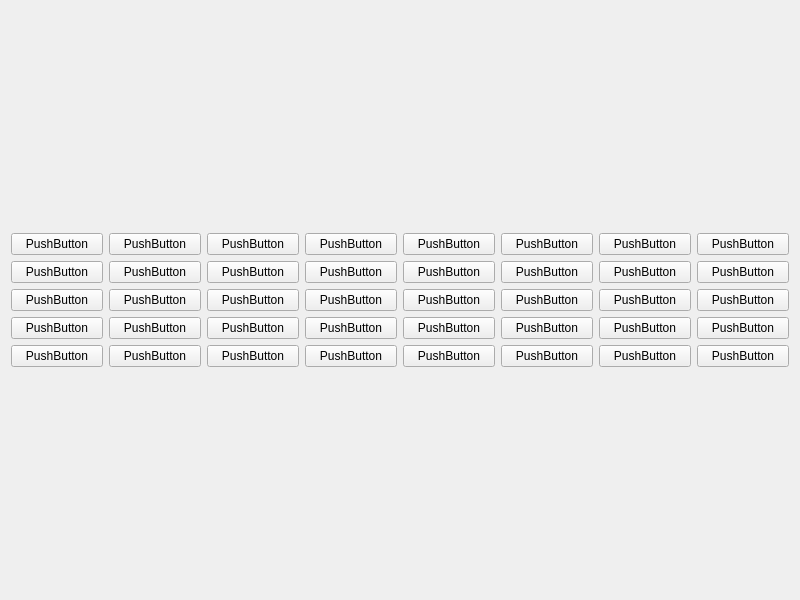
<?xml version="1.0" encoding="UTF-8"?>
<ui version="4.0">
 <class>MainWidgetClass</class>
 <widget class="QWidget" name="MainWidgetClass">
  <property name="geometry">
   <rect>
    <x>0</x>
    <y>0</y>
    <width>800</width>
    <height>600</height>
   </rect>
  </property>
  <property name="windowTitle">
   <string>MainWidget</string>
  </property>
  <layout class="QGridLayout" name="gridLayout">
   <item row="1" column="0">
    <layout class="QVBoxLayout" name="verticalLayout_3" stretch="1,8">
     <property name="spacing">
      <number>2</number>
     </property>
     <item>
      <layout class="QVBoxLayout" name="verticalLayout_4"/>
     </item>
     <item>
      <layout class="QVBoxLayout" name="verticalLayout_5">
       <item>
        <layout class="QGridLayout" name="gridLayout_2">
         <item row="1" column="0">
          <widget class="QPushButton" name="pushButton_13">
           <property name="text">
            <string>PushButton</string>
           </property>
          </widget>
         </item>
         <item row="2" column="0">
          <widget class="QPushButton" name="pushButton_6">
           <property name="text">
            <string>PushButton</string>
           </property>
          </widget>
         </item>
         <item row="0" column="7">
          <widget class="QPushButton" name="pushButton_8">
           <property name="text">
            <string>PushButton</string>
           </property>
          </widget>
         </item>
         <item row="0" column="3">
          <widget class="QPushButton" name="pushButton_18">
           <property name="text">
            <string>PushButton</string>
           </property>
          </widget>
         </item>
         <item row="3" column="6">
          <widget class="QPushButton" name="pushButton_5">
           <property name="text">
            <string>PushButton</string>
           </property>
          </widget>
         </item>
         <item row="3" column="0">
          <widget class="QPushButton" name="pushButton">
           <property name="text">
            <string>PushButton</string>
           </property>
          </widget>
         </item>
         <item row="4" column="0">
          <widget class="QPushButton" name="pushButton_2">
           <property name="text">
            <string>PushButton</string>
           </property>
          </widget>
         </item>
         <item row="4" column="7">
          <widget class="QPushButton" name="pushButton_4">
           <property name="text">
            <string>PushButton</string>
           </property>
          </widget>
         </item>
         <item row="0" column="6">
          <widget class="QPushButton" name="pushButton_10">
           <property name="text">
            <string>PushButton</string>
           </property>
          </widget>
         </item>
         <item row="4" column="6">
          <widget class="QPushButton" name="pushButton_12">
           <property name="text">
            <string>PushButton</string>
           </property>
          </widget>
         </item>
         <item row="0" column="1">
          <widget class="QPushButton" name="pushButton_14">
           <property name="text">
            <string>PushButton</string>
           </property>
          </widget>
         </item>
         <item row="3" column="7">
          <widget class="QPushButton" name="pushButton_3">
           <property name="text">
            <string>PushButton</string>
           </property>
          </widget>
         </item>
         <item row="2" column="6">
          <widget class="QPushButton" name="pushButton_11">
           <property name="text">
            <string>PushButton</string>
           </property>
          </widget>
         </item>
         <item row="0" column="4">
          <widget class="QPushButton" name="pushButton_16">
           <property name="text">
            <string>PushButton</string>
           </property>
          </widget>
         </item>
         <item row="0" column="5">
          <widget class="QPushButton" name="pushButton_17">
           <property name="text">
            <string>PushButton</string>
           </property>
          </widget>
         </item>
         <item row="2" column="7">
          <widget class="QPushButton" name="pushButton_9">
           <property name="text">
            <string>PushButton</string>
           </property>
          </widget>
         </item>
         <item row="0" column="0">
          <widget class="QPushButton" name="pushButton_7">
           <property name="text">
            <string>PushButton</string>
           </property>
          </widget>
         </item>
         <item row="0" column="2">
          <widget class="QPushButton" name="pushButton_15">
           <property name="text">
            <string>PushButton</string>
           </property>
          </widget>
         </item>
         <item row="1" column="1">
          <widget class="QPushButton" name="pushButton_19">
           <property name="text">
            <string>PushButton</string>
           </property>
          </widget>
         </item>
         <item row="1" column="2">
          <widget class="QPushButton" name="pushButton_20">
           <property name="text">
            <string>PushButton</string>
           </property>
          </widget>
         </item>
         <item row="2" column="1">
          <widget class="QPushButton" name="pushButton_21">
           <property name="text">
            <string>PushButton</string>
           </property>
          </widget>
         </item>
         <item row="4" column="1">
          <widget class="QPushButton" name="pushButton_22">
           <property name="text">
            <string>PushButton</string>
           </property>
          </widget>
         </item>
         <item row="3" column="1">
          <widget class="QPushButton" name="pushButton_23">
           <property name="text">
            <string>PushButton</string>
           </property>
          </widget>
         </item>
         <item row="2" column="2">
          <widget class="QPushButton" name="pushButton_24">
           <property name="text">
            <string>PushButton</string>
           </property>
          </widget>
         </item>
         <item row="1" column="3">
          <widget class="QPushButton" name="pushButton_25">
           <property name="text">
            <string>PushButton</string>
           </property>
          </widget>
         </item>
         <item row="2" column="3">
          <widget class="QPushButton" name="pushButton_26">
           <property name="text">
            <string>PushButton</string>
           </property>
          </widget>
         </item>
         <item row="3" column="2">
          <widget class="QPushButton" name="pushButton_27">
           <property name="text">
            <string>PushButton</string>
           </property>
          </widget>
         </item>
         <item row="4" column="2">
          <widget class="QPushButton" name="pushButton_28">
           <property name="text">
            <string>PushButton</string>
           </property>
          </widget>
         </item>
         <item row="2" column="4">
          <widget class="QPushButton" name="pushButton_29">
           <property name="text">
            <string>PushButton</string>
           </property>
          </widget>
         </item>
         <item row="1" column="4">
          <widget class="QPushButton" name="pushButton_30">
           <property name="text">
            <string>PushButton</string>
           </property>
          </widget>
         </item>
         <item row="1" column="5">
          <widget class="QPushButton" name="pushButton_31">
           <property name="text">
            <string>PushButton</string>
           </property>
          </widget>
         </item>
         <item row="1" column="6">
          <widget class="QPushButton" name="pushButton_32">
           <property name="text">
            <string>PushButton</string>
           </property>
          </widget>
         </item>
         <item row="1" column="7">
          <widget class="QPushButton" name="pushButton_33">
           <property name="text">
            <string>PushButton</string>
           </property>
          </widget>
         </item>
         <item row="2" column="5">
          <widget class="QPushButton" name="pushButton_34">
           <property name="text">
            <string>PushButton</string>
           </property>
          </widget>
         </item>
         <item row="3" column="3">
          <widget class="QPushButton" name="pushButton_35">
           <property name="text">
            <string>PushButton</string>
           </property>
          </widget>
         </item>
         <item row="3" column="4">
          <widget class="QPushButton" name="pushButton_36">
           <property name="text">
            <string>PushButton</string>
           </property>
          </widget>
         </item>
         <item row="3" column="5">
          <widget class="QPushButton" name="pushButton_37">
           <property name="text">
            <string>PushButton</string>
           </property>
          </widget>
         </item>
         <item row="4" column="3">
          <widget class="QPushButton" name="pushButton_38">
           <property name="text">
            <string>PushButton</string>
           </property>
          </widget>
         </item>
         <item row="4" column="4">
          <widget class="QPushButton" name="pushButton_39">
           <property name="text">
            <string>PushButton</string>
           </property>
          </widget>
         </item>
         <item row="4" column="5">
          <widget class="QPushButton" name="pushButton_40">
           <property name="text">
            <string>PushButton</string>
           </property>
          </widget>
         </item>
        </layout>
       </item>
      </layout>
     </item>
    </layout>
   </item>
  </layout>
 </widget>
 <layoutdefault spacing="6" margin="11"/>
 <resources>
  <include location="mainwidget.qrc"/>
 </resources>
 <connections/>
</ui>
